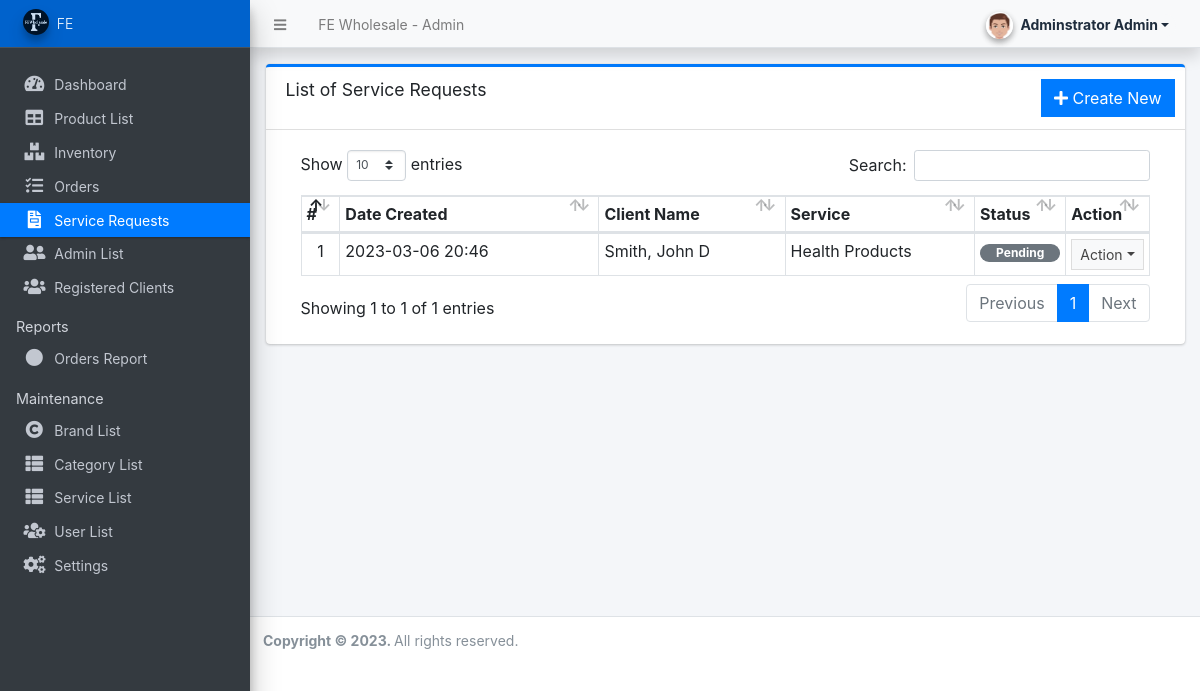
The page /admin/?page=service_requests (signed in) on the database its author committed.
### tables this page shows
CREATE TABLE `service_requests` (
  `id` int(30) NOT NULL,
  `client_id` int(30) NOT NULL,
  `service_type` text NOT NULL,
  `mechanic_id` int(30) DEFAULT NULL,
  `status` tinyint(1) NOT NULL DEFAULT 0,
  `date_created` datetime NOT NULL DEFAULT current_timestamp()
);

CREATE TABLE `service_list` (
  `id` int(30) NOT NULL,
  `service` text NOT NULL,
  `description` text NOT NULL,
  `status` tinyint(4) NOT NULL DEFAULT 1,
  `delete_flag` tinyint(1) NOT NULL DEFAULT 0,
  `date_created` datetime NOT NULL DEFAULT current_timestamp()
);

### admin/service_requests/index.php (the view, shortened to what this page needs)
<div class="card card-outline card-primary">
	<div class="card-header">
		<h3 class="card-title">List of Service Requests</h3>
		<div class="card-tools">
			<a href="javascript:void(0)" id="create_new" class="btn btn-flat btn-primary"><span class="fas fa-plus"></span>  Create New</a>
		</div>
	</div>
	<div class="card-body">
		<div class="container-fluid">
        <div class="container-fluid">
			<table class="table table-bordered table-stripped">
				<colgroup>
					<col width="5%">
					<col width="35%">
					<col width="25%">
					<col width="25%">
					<col width="10%">
				</colgroup>
				<thead>
					<tr>
						<th>#</th>
						<th>Date Created</th>
						<th>Client Name</th>
						<th>Service</th>
						<th>Status</th>
						<th>Action</th>
					</tr>
				</thead>
				<tbody>
					<?php
						$i = 1;
						$qry = $conn->query("SELECT s.*,concat(c.lastname,', ', c.firstname,' ',c.middlename) as fullname from service_requests s inner join client_list c on s.client_id = c.id order by unix_timestamp(s.date_created) desc");
						while($row = $qry->fetch_assoc()):
							$sids = $conn->query("SELECT meta_value FROM request_meta where request_id = '{$row['id']}' and meta_field = 'service_id'")->fetch_assoc()['meta_value'];
							$services  = $conn->query("SELECT * FROM service_list where id in ({$sids}) ");
					?>
						<tr>
							<td class="text-center"><?php echo $i++; ?></td>
							<td><?php echo date("Y-m-d H:i",strtotime($row['date_created'])) ?></td>
							<td><?php echo ucwords($row['fullname']) ?></td>
							<td>
								<p class="m-0 truncate-3">
								<?php
									while($srow = $services->fetch_assoc()){
										echo $srow['service'];
									}
								?>
								</p>
							</td>
							<td class="text-center">
								<?php if($row['status'] == 1): ?>
									<span class="badge badge-primary rounded-pill px-3">Confirmed</span>
								<?php elseif($row['status'] == 2): ?>
									<span class="badge badge-warning rounded-pill px-3">On-progress</span>
								<?php elseif($row['status'] == 3): ?>
									<span class="badge badge-success rounded-pill px-3">Done</span>
								<?php elseif($row['status'] == 4): ?>
									<span class="badge badge-danger rounded-pill px-3">Cancelled</span>
								<?php else: ?>
									<span class="badge badge-secondary rounded-pill px-3">Pending</span>
								<?php endif; ?>
							</td>
							<td align="center">
								 <button type="button" class="btn btn-flat btn-default btn-sm dropdown-toggle dropdown-icon" data-toggle="dropdown">
				                  		Action
				                  </button>
							</td>
						</tr>
					<?php endwhile; ?>
				</tbody>
			</table>
		</div>
		</div>
	</div>
</div>

### rows shown on the page
service_requests: date_created "2023-03-06 20:46", fullname "Smith, John D", status "Pending"
service_list: service "Health Products"

### other values the page prints
$_settings->info('name') "FE Wholesale"
$_settings->userdata('firstname').' '.$_settings->userdata('lastname') "Adminstrator Admin"
$_settings->info('short_name') "FE"
